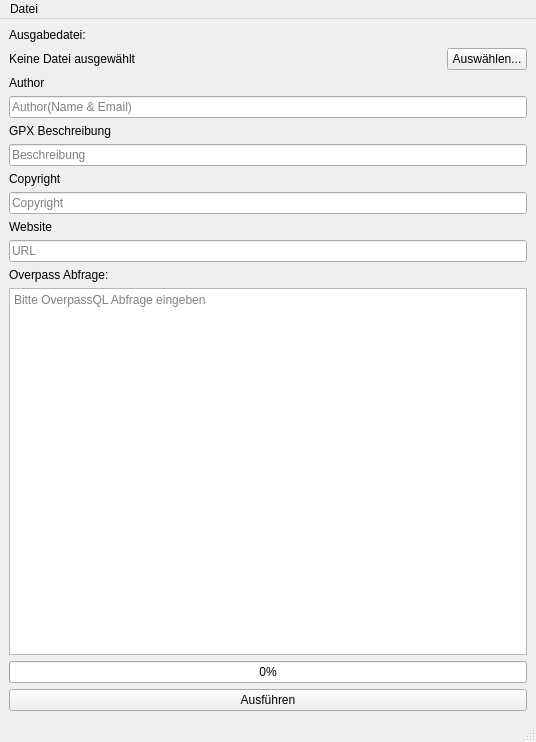
<?xml version="1.0" encoding="UTF-8"?>
<ui version="4.0">
 <class>MainWindow</class>
 <widget class="QMainWindow" name="MainWindow">
  <property name="geometry">
   <rect>
    <x>0</x>
    <y>0</y>
    <width>536</width>
    <height>742</height>
   </rect>
  </property>
  <property name="minimumSize">
   <size>
    <width>400</width>
    <height>0</height>
   </size>
  </property>
  <property name="maximumSize">
   <size>
    <width>700</width>
    <height>800</height>
   </size>
  </property>
  <property name="windowTitle">
   <string>Overpass 2 GPX</string>
  </property>
  <widget class="QWidget" name="centralwidget">
   <layout class="QVBoxLayout" name="verticalLayout">
    <item>
     <widget class="QLabel" name="label">
      <property name="text">
       <string>Ausgabedatei:</string>
      </property>
     </widget>
    </item>
    <item>
     <layout class="QHBoxLayout" name="horizontalLayout">
      <item>
       <widget class="QLabel" name="labelAusgabedatei">
        <property name="sizePolicy">
         <sizepolicy hsizetype="Expanding" vsizetype="Preferred">
          <horstretch>5</horstretch>
          <verstretch>0</verstretch>
         </sizepolicy>
        </property>
        <property name="text">
         <string>Keine Datei ausgewählt</string>
        </property>
       </widget>
      </item>
      <item>
       <widget class="QPushButton" name="pushButtonDateiauswahl">
        <property name="sizePolicy">
         <sizepolicy hsizetype="Preferred" vsizetype="Preferred">
          <horstretch>0</horstretch>
          <verstretch>0</verstretch>
         </sizepolicy>
        </property>
        <property name="maximumSize">
         <size>
          <width>16777215</width>
          <height>16777215</height>
         </size>
        </property>
        <property name="statusTip">
         <string>Ausgabedatei auswählen...</string>
        </property>
        <property name="layoutDirection">
         <enum>Qt::RightToLeft</enum>
        </property>
        <property name="text">
         <string>Auswählen...</string>
        </property>
        <property name="flat">
         <bool>false</bool>
        </property>
       </widget>
      </item>
     </layout>
    </item>
    <item>
     <widget class="QLabel" name="label_5">
      <property name="text">
       <string>Author</string>
      </property>
     </widget>
    </item>
    <item>
     <widget class="QLineEdit" name="lineEditAuthor">
      <property name="text">
       <string/>
      </property>
      <property name="placeholderText">
       <string>Author(Name &amp; Email)</string>
      </property>
     </widget>
    </item>
    <item>
     <widget class="QLabel" name="label_3">
      <property name="text">
       <string>GPX Beschreibung</string>
      </property>
     </widget>
    </item>
    <item>
     <widget class="QLineEdit" name="lineEditgpxdescription">
      <property name="toolTip">
       <string>Was für Daten sin din der GPX-Datei vorhanden</string>
      </property>
      <property name="placeholderText">
       <string>Beschreibung</string>
      </property>
     </widget>
    </item>
    <item>
     <widget class="QLabel" name="label_6">
      <property name="text">
       <string>Copyright</string>
      </property>
     </widget>
    </item>
    <item>
     <widget class="QLineEdit" name="lineEditCopyright">
      <property name="placeholderText">
       <string>Copyright</string>
      </property>
     </widget>
    </item>
    <item>
     <widget class="QLabel" name="label_4">
      <property name="text">
       <string>Website</string>
      </property>
     </widget>
    </item>
    <item>
     <widget class="QLineEdit" name="lineEditdefgpxwebsite">
      <property name="placeholderText">
       <string>URL</string>
      </property>
      <property name="clearButtonEnabled">
       <bool>false</bool>
      </property>
     </widget>
    </item>
    <item>
     <widget class="QLabel" name="label_2">
      <property name="text">
       <string>Overpass Abfrage:</string>
      </property>
     </widget>
    </item>
    <item>
     <widget class="QPlainTextEdit" name="textEditAbfrage">
      <property name="placeholderText">
       <string>Bitte OverpassQL Abfrage eingeben</string>
      </property>
     </widget>
    </item>
    <item>
     <widget class="QProgressBar" name="progressBarWriteGPX">
      <property name="enabled">
       <bool>true</bool>
      </property>
      <property name="maximum">
       <number>100</number>
      </property>
      <property name="value">
       <number>0</number>
      </property>
     </widget>
    </item>
    <item>
     <widget class="QPushButton" name="pushButtonAbfrage">
      <property name="text">
       <string>Ausführen</string>
      </property>
     </widget>
    </item>
   </layout>
  </widget>
  <widget class="QMenuBar" name="menubar">
   <property name="geometry">
    <rect>
     <x>0</x>
     <y>0</y>
     <width>536</width>
     <height>30</height>
    </rect>
   </property>
   <widget class="QMenu" name="menuDatei">
    <property name="title">
     <string>Datei</string>
    </property>
    <addaction name="actionNeu"/>
    <addaction name="actionOeffnen"/>
    <addaction name="actionSpeichern"/>
   </widget>
   <addaction name="menuDatei"/>
  </widget>
  <widget class="QStatusBar" name="statusbar"/>
  <action name="actionNeu">
   <property name="text">
    <string>Neu...</string>
   </property>
  </action>
  <action name="actionOeffnen">
   <property name="text">
    <string>Öffnen...</string>
   </property>
  </action>
  <action name="actionSpeichern">
   <property name="text">
    <string>Speichern...</string>
   </property>
  </action>
 </widget>
 <resources/>
 <connections/>
</ui>
